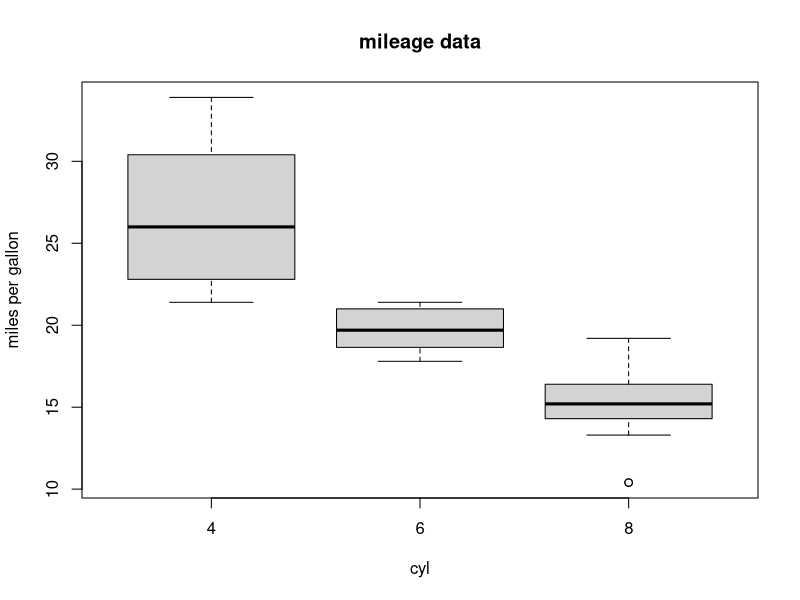

Write R code to recreate this figure.
#Give the chart file name
png(file="boxplot.png")
#plot the chart
boxplot(mpg~cyl,data=mtcars,
        ylab = "miles per gallon",main="mileage data")
#save the file
dev.off()